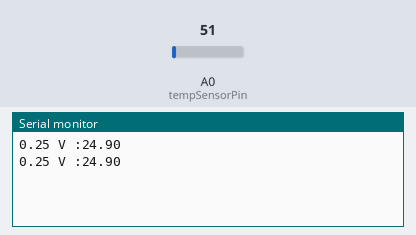
Bench run of a sketch on a simulated Arduino Uno, built with avr-gcc and run on an emulated ATmega328P. Shown: the last lines printed to the serial monitor. Inputs (shaded band) come from the test bench; at power-on: A0 (tempSensorPin) = 51.

Above: at 1.8 s.
1.9 s: A0 (tempSensorPin) set to 61
At 2.8 s:
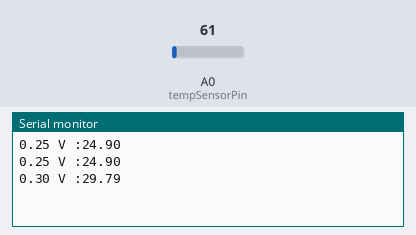
3.4 s: A0 (tempSensorPin) set to 71
At 4.8 s:
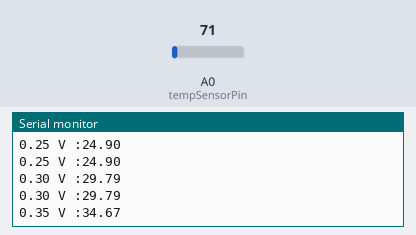
Timing chart, 0 to 6.4 s (numbered marks = the images above; inputs shaded):
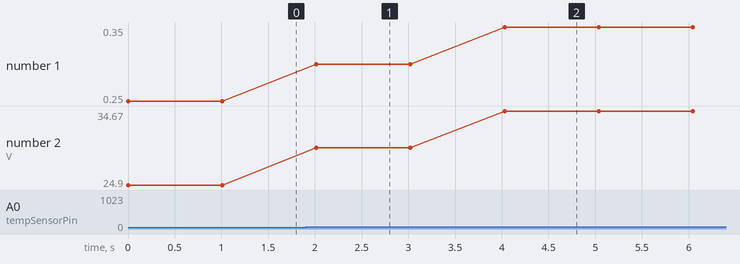

Measured:
- after the input at 1.9 s, the serial monitor: prints a new line after 0.12 s (image 1)
- after the input at 3.4 s, the serial monitor: prints a new line after 0.63 s (image 2)
- plotted number 1: 0.25 → 0.3 after the input at 1.9 s, 0.3 → 0.35 after the input at 3.4 s
- plotted number 2: 24.9 → 29.79 after the input at 1.9 s, 29.79 → 34.67 after the input at 3.4 s

The sketch:

HW10_202355517_sending.ino
```cpp
#include <SoftwareSerial.h>
    SoftwareSerial mySerial(4, 5);
const int tempSensorPin = A0;  // 온도 센서 핀 설정 (A0)

void setup() {
  Serial.begin(9600);  // Serial1을 사용하여 9600 baud로 통신 시작
  mySerial.begin(9600);
  pinMode(tempSensorPin, INPUT);
}

void loop() {
  int sensorValue = analogRead(tempSensorPin);  // 온도 센서에서 값을 읽음
  float voltage = sensorValue * 5.0 / 1024.0;  // 아날로그 값을 전압으로 변환
  float temperature = voltage * 100.0;  // LM35는 10mV/°C의 출력을 가짐
  Serial.print(voltage);
  Serial.print(" V :");
  Serial.print(temperature);  // 온도값을 시리얼로 전송
  Serial.print('\n');  // 문자열의 끝을 나타내기 위한 개행 문자 전송
  mySerial.print(temperature);  // 온도값을 시리얼로 전송
  mySerial.print('\n');  // 문자열의 끝을 나타내기 위한 개행 문자 전송
  delay(1000);           // 1초 대기
}
```
